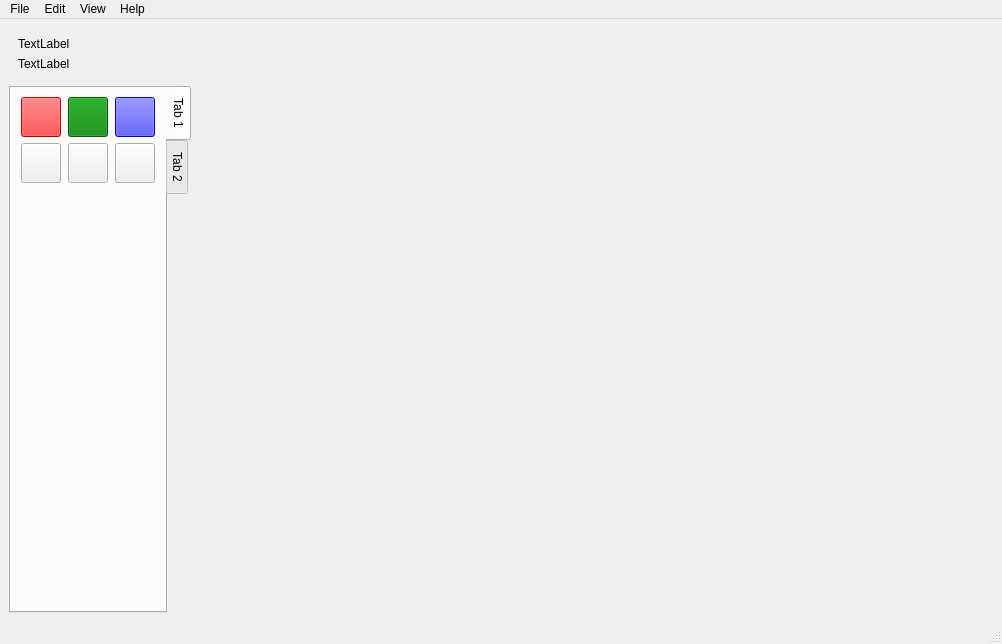
<?xml version="1.0" encoding="UTF-8"?>
<ui version="4.0">
 <class>MainWindow</class>
 <widget class="QMainWindow" name="MainWindow">
  <property name="geometry">
   <rect>
    <x>0</x>
    <y>0</y>
    <width>1002</width>
    <height>644</height>
   </rect>
  </property>
  <property name="minimumSize">
   <size>
    <width>1002</width>
    <height>0</height>
   </size>
  </property>
  <property name="windowTitle">
   <string>MainWindow</string>
  </property>
  <widget class="QWidget" name="centralwidget">
   <layout class="QHBoxLayout" name="horizontalLayout">
    <property name="spacing">
     <number>0</number>
    </property>
    <property name="leftMargin">
     <number>0</number>
    </property>
    <property name="topMargin">
     <number>0</number>
    </property>
    <property name="rightMargin">
     <number>0</number>
    </property>
    <property name="bottomMargin">
     <number>0</number>
    </property>
    <item>
     <widget class="QWidget" name="leftCol" native="true">
      <property name="sizePolicy">
       <sizepolicy hsizetype="Fixed" vsizetype="Preferred">
        <horstretch>1</horstretch>
        <verstretch>0</verstretch>
       </sizepolicy>
      </property>
      <property name="minimumSize">
       <size>
        <width>200</width>
        <height>0</height>
       </size>
      </property>
      <layout class="QVBoxLayout" name="verticalLayout">
       <item>
        <widget class="QWidget" name="widget" native="true">
         <layout class="QVBoxLayout" name="verticalLayout_2">
          <item>
           <widget class="QLabel" name="label">
            <property name="text">
             <string>TextLabel</string>
            </property>
           </widget>
          </item>
          <item>
           <widget class="QLabel" name="label_2">
            <property name="text">
             <string>TextLabel</string>
            </property>
           </widget>
          </item>
         </layout>
        </widget>
       </item>
       <item>
        <widget class="QTabWidget" name="toolTabs">
         <property name="autoFillBackground">
          <bool>false</bool>
         </property>
         <property name="tabPosition">
          <enum>QTabWidget::East</enum>
         </property>
         <property name="currentIndex">
          <number>0</number>
         </property>
         <widget class="QWidget" name="tab1">
          <attribute name="title">
           <string>Tab 1</string>
          </attribute>
          <layout class="QGridLayout" name="gridLayout">
           <item row="0" column="0">
            <widget class="QPushButton" name="tool1">
             <property name="sizePolicy">
              <sizepolicy hsizetype="Fixed" vsizetype="Fixed">
               <horstretch>0</horstretch>
               <verstretch>0</verstretch>
              </sizepolicy>
             </property>
             <property name="minimumSize">
              <size>
               <width>40</width>
               <height>40</height>
              </size>
             </property>
             <property name="styleSheet">
              <string notr="true">background-color: red;</string>
             </property>
             <property name="text">
              <string/>
             </property>
             <property name="background-color" stdset="0">
              <string/>
             </property>
            </widget>
           </item>
           <item row="1" column="1">
            <widget class="QPushButton" name="tool5">
             <property name="sizePolicy">
              <sizepolicy hsizetype="Fixed" vsizetype="Fixed">
               <horstretch>0</horstretch>
               <verstretch>0</verstretch>
              </sizepolicy>
             </property>
             <property name="minimumSize">
              <size>
               <width>40</width>
               <height>40</height>
              </size>
             </property>
             <property name="text">
              <string/>
             </property>
            </widget>
           </item>
           <item row="1" column="2">
            <widget class="QPushButton" name="tool6">
             <property name="sizePolicy">
              <sizepolicy hsizetype="Fixed" vsizetype="Fixed">
               <horstretch>0</horstretch>
               <verstretch>0</verstretch>
              </sizepolicy>
             </property>
             <property name="minimumSize">
              <size>
               <width>40</width>
               <height>40</height>
              </size>
             </property>
             <property name="text">
              <string/>
             </property>
            </widget>
           </item>
           <item row="1" column="0">
            <widget class="QPushButton" name="tool4">
             <property name="sizePolicy">
              <sizepolicy hsizetype="Fixed" vsizetype="Fixed">
               <horstretch>0</horstretch>
               <verstretch>0</verstretch>
              </sizepolicy>
             </property>
             <property name="minimumSize">
              <size>
               <width>40</width>
               <height>40</height>
              </size>
             </property>
             <property name="text">
              <string/>
             </property>
            </widget>
           </item>
           <item row="0" column="1">
            <widget class="QPushButton" name="tool2">
             <property name="sizePolicy">
              <sizepolicy hsizetype="Fixed" vsizetype="Fixed">
               <horstretch>0</horstretch>
               <verstretch>0</verstretch>
              </sizepolicy>
             </property>
             <property name="minimumSize">
              <size>
               <width>40</width>
               <height>40</height>
              </size>
             </property>
             <property name="styleSheet">
              <string notr="true">background-color: green;</string>
             </property>
             <property name="text">
              <string/>
             </property>
            </widget>
           </item>
           <item row="0" column="2">
            <widget class="QPushButton" name="tool3">
             <property name="sizePolicy">
              <sizepolicy hsizetype="Fixed" vsizetype="Fixed">
               <horstretch>0</horstretch>
               <verstretch>0</verstretch>
              </sizepolicy>
             </property>
             <property name="minimumSize">
              <size>
               <width>40</width>
               <height>40</height>
              </size>
             </property>
             <property name="styleSheet">
              <string notr="true">background-color: blue;</string>
             </property>
             <property name="text">
              <string/>
             </property>
            </widget>
           </item>
           <item row="2" column="1">
            <spacer name="verticalSpacer">
             <property name="orientation">
              <enum>Qt::Vertical</enum>
             </property>
             <property name="sizeHint" stdset="0">
              <size>
               <width>20</width>
               <height>40</height>
              </size>
             </property>
            </spacer>
           </item>
          </layout>
         </widget>
         <widget class="QWidget" name="tab2">
          <attribute name="title">
           <string>Tab 2</string>
          </attribute>
         </widget>
        </widget>
       </item>
      </layout>
     </widget>
    </item>
    <item>
     <widget class="QWidget" name="rightCol" native="true">
      <property name="sizePolicy">
       <sizepolicy hsizetype="Preferred" vsizetype="Preferred">
        <horstretch>4</horstretch>
        <verstretch>0</verstretch>
       </sizepolicy>
      </property>
      <property name="styleSheet">
       <string notr="true"/>
      </property>
     </widget>
    </item>
   </layout>
  </widget>
  <widget class="QMenuBar" name="menubar">
   <property name="geometry">
    <rect>
     <x>0</x>
     <y>0</y>
     <width>1002</width>
     <height>21</height>
    </rect>
   </property>
   <widget class="QMenu" name="menuFile">
    <property name="title">
     <string>File</string>
    </property>
    <addaction name="actionNew"/>
    <addaction name="actionOpen"/>
    <addaction name="separator"/>
    <addaction name="actionSave"/>
    <addaction name="actionSave_As"/>
    <addaction name="separator"/>
    <addaction name="actionImport"/>
    <addaction name="actionExport"/>
    <addaction name="separator"/>
    <addaction name="actionExit"/>
   </widget>
   <widget class="QMenu" name="menuEdit">
    <property name="title">
     <string>Edit</string>
    </property>
    <addaction name="actionUndo"/>
    <addaction name="actionRedo"/>
    <addaction name="separator"/>
    <addaction name="actionCut"/>
    <addaction name="actionCopy"/>
    <addaction name="actionPaste"/>
    <addaction name="actionDelete"/>
    <addaction name="actionSelect_All"/>
   </widget>
   <widget class="QMenu" name="menuView">
    <property name="title">
     <string>View</string>
    </property>
   </widget>
   <widget class="QMenu" name="menuHelp">
    <property name="title">
     <string>Help</string>
    </property>
   </widget>
   <addaction name="menuFile"/>
   <addaction name="menuEdit"/>
   <addaction name="menuView"/>
   <addaction name="menuHelp"/>
  </widget>
  <widget class="QStatusBar" name="statusBar"/>
  <action name="actionNew">
   <property name="text">
    <string>New</string>
   </property>
   <property name="shortcut">
    <string>Ctrl+N</string>
   </property>
  </action>
  <action name="actionOpen">
   <property name="text">
    <string>Open</string>
   </property>
   <property name="shortcut">
    <string>Ctrl+O</string>
   </property>
  </action>
  <action name="actionSave">
   <property name="text">
    <string>Save</string>
   </property>
   <property name="shortcut">
    <string>Ctrl+S</string>
   </property>
  </action>
  <action name="actionSave_As">
   <property name="text">
    <string>Save As</string>
   </property>
  </action>
  <action name="actionImport">
   <property name="text">
    <string>Import</string>
   </property>
  </action>
  <action name="actionUndo">
   <property name="text">
    <string>Undo</string>
   </property>
  </action>
  <action name="actionRedo">
   <property name="text">
    <string>Redo</string>
   </property>
  </action>
  <action name="actionCut">
   <property name="text">
    <string>Cut</string>
   </property>
  </action>
  <action name="actionCopy">
   <property name="text">
    <string>Copy</string>
   </property>
  </action>
  <action name="actionPaste">
   <property name="text">
    <string>Paste</string>
   </property>
  </action>
  <action name="actionExport">
   <property name="text">
    <string>Export</string>
   </property>
  </action>
  <action name="actionExit">
   <property name="text">
    <string>Exit</string>
   </property>
   <property name="shortcut">
    <string>Ctrl+Q</string>
   </property>
  </action>
  <action name="actionDelete">
   <property name="text">
    <string>Delete</string>
   </property>
  </action>
  <action name="actionSelect_All">
   <property name="text">
    <string>Select All</string>
   </property>
  </action>
 </widget>
 <resources/>
 <connections/>
</ui>
